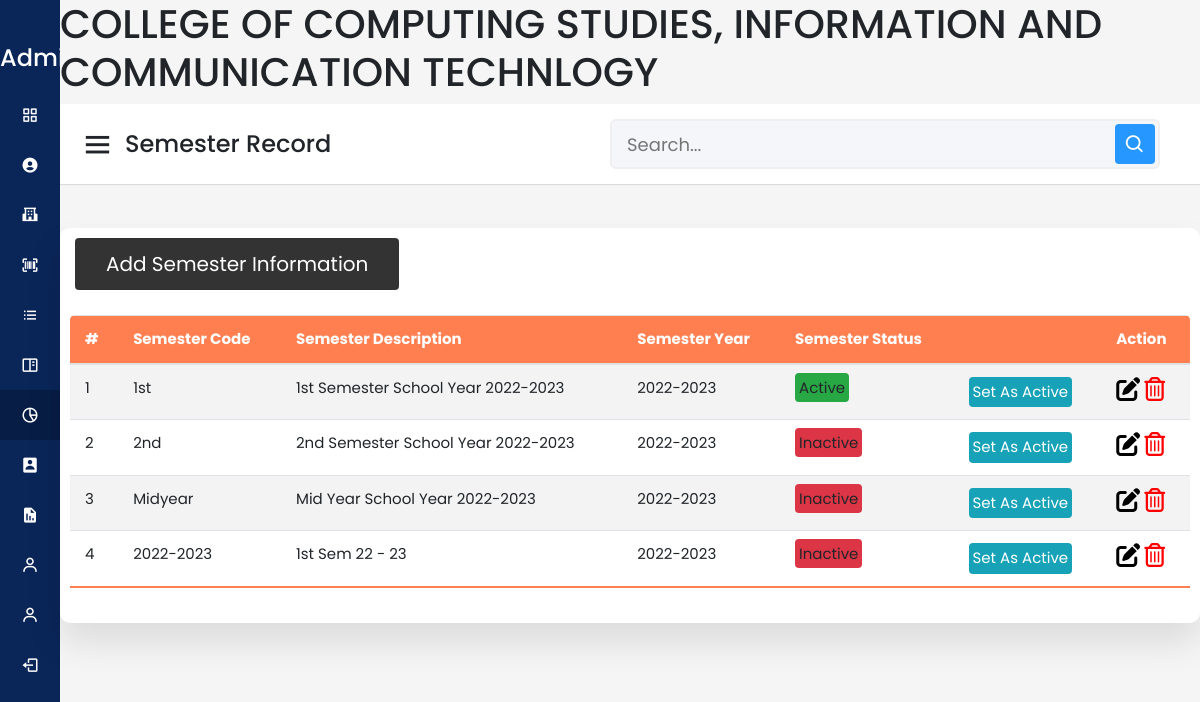
/semester.php (signed in), run on the app's committed database.
### tables this page shows
CREATE TABLE `tblsemester` (
  `id` int(11) NOT NULL AUTO_INCREMENT,
  `semester_code` varchar(50) NOT NULL,
  `semester_description` varchar(50) NOT NULL,
  `semester_year` varchar(255) NOT NULL,
  `is_active` tinyint(1) NOT NULL DEFAULT 0,
  `is_deleted` tinyint(1) NOT NULL DEFAULT 0,
  PRIMARY KEY (`id`)
);

### config/db_connection.php (called while the page is built, shortened)
<?php
class ConnectionHandler
{
      protected $host = 'localhost';
      protected $user = 'root';
      protected $password = '';
      protected $database = 'dbcapstone';
      public function __construct()
      {
            $this->con = mysqli_connect($this->host, $this->user, $this->password, $this->database);
      }
}

### semesterhandler/semester_eventhandler.php (called while the page is built, shortened)
<?php
class Semester
{
  protected $db = null;
  public function __construct(ConnectionHandler $db)
  {
    $this->db = $db;
  }
  public function getSemester()
  {
    $result = $this->db->con->query("SELECT * FROM tblsemester where is_deleted = 0");
    $resultArray = array();
    while($info = mysqli_fetch_array($result, MYSQLI_ASSOC))
    {
      $resultArray[] = $info;
    }
    return $resultArray;
  }
}

### semester.php (the view, shortened to what this page needs)
<?php
  include "./shared/nav-items.php";
  @include './semesterhandler/semester_eventhandler.php';
  @include './config/db_connection.php';
  $_conn = new ConnectionHandler();
  $_semester = new Semester($_conn);
  $result = $_semester->getSemester();
?>
<!DOCTYPE html>
<html lang="en">
<head>
  <link rel="stylesheet" href="https://cdn.jsdelivr.net/npm/bootstrap@4.6.1/dist/css/bootstrap.min.css">
    <link rel="stylesheet" href="https://pro.fontawesome.com/releases/v5.10.0/css/all.css" />
    <link href="https://cdn.datatables.net/1.10.18/css/dataTables.bootstrap4.min.css" rel="stylesheet">
  <link rel="stylesheet" href="css/sidebar.css" />
  <link href="https://unpkg.com/boxicons@2.0.7/css/boxicons.min.css" rel="stylesheet" />
</head>
<body>
  <div class="sidebar">
    <div class="logo-details">
      <span class="logo_name">&nbsp;&nbsp;&nbsp;&nbsp;&nbsp; Administrator</span>
    </div>
  </div>
  <section class="home-section">
  <div class="header">
      <h1>COLLEGE OF COMPUTING STUDIES, INFORMATION AND COMMUNICATION TECHNLOGY</h1>
    </div>
    <nav>
      <div class="sidebar-button">
        <i class="bx bx-menu sidebarBtn"></i>
        <span class="dashboard">Semester Record</span>
      </div>
      <div class="search-box">
        <input type="text" placeholder="Search..." />
        <i class="bx bx-search"></i>
      </div>
    </nav>
    <div class="home-content">
    </div>
    <section class="attendance">
      <div class="attendance-list">
      <button type="button" class="btn " data-toggle="modal" data-target="#modal-semester">
              Add Semester Information </button>
        <table class="table">
          <thead>
            <tr>
              <th>#</th>
              <th>Semester Code</th>
              <th>Semester Description</th>
              <th>Semester Year</th>
              <th>Semester Status</th>
              <th></th>
              <th>Action</th>
            </tr>
          </thead>
          <tbody>
            <?php foreach ($result as $key => $item) { ?>
              <tr>
                <td><?= $key + 1 ?></td>
                <td><?= $item["semester_code"] ?></td>
                <td><?= $item["semester_description"] ?></td>
                <td><?= $item["semester_year"] ?></td>
                <td>
                    <?php if($item['is_active']):?>
                        <span class="bg-success p-1 rounded">Active</span>
                    <?php else:?>
                        <span class="bg-danger p-1 rounded">Inactive</span>
                    <?php endif;?>
                </td>
                <td>
                    <span role="btn" type="button" class="p-1 btn-info rounded activate"
                        data-id="<?= $item["id"] ?>">
                        Set as active
                    </span>
                </td>
                <td>
                  <a href="semester_edit_record.php?id=<?= $item["id"] ?>">
                    <i class='fas fa-edit' style='font-size:24px;color:black'></i>
                  </a>
                  <a href='semester_delete_record.php?id=<?= $item['id']; ?>'
                     onClick="return confirm('are you sure you want to delete this?');">
                      <i class='far fa-trash-alt' style='font-size:24px;color:red'></i>
                  </a>
                </td>
              </tr>
            <?php } ?>
          </tbody>
        </table>
      </div>
    </section>
</body>
</html>

### css/sidebar.css (style rules this page uses)
* { margin: 0; padding: 0; box-sizing: border-box; font-family: 'Poppins', sans-serif; }
.sidebar { position: fixed; height: 100%; width: 240px; background: #0A2558; transition: all 0.5s ease; }
.sidebar .logo-details { height: 80px; display: flex; align-items: center; }
.sidebar .logo-details .logo_name { color: #fff; font-size: 24px; font-weight: 500; }
.home-section { position: relative; background: #f5f5f5; min-height: 100vh; width: calc(100% - 240px); left: 240px; transition: all 0.5s ease; }
.home-section nav { display: flex; justify-content: space-between; height: 80px; background: #fff; display: flex; align-items: center; position: fixed; width: calc(100% - 240px); left: 240px; z-index: 100; padding: 0 20px; box-shadow: 0 1px 1px rgba(0, 0, 0, 0.1); transition: all 0.5s ease; }
.home-section nav .sidebar-button { display: flex; align-items: center; font-size: 24px; font-weight: 500; }
nav .sidebar-button i { font-size: 35px; margin-right: 10px; }
.home-section nav .search-box { position: relative; height: 50px; max-width: 550px; width: 100%; margin: 0 20px; }
nav .search-box input { height: 100%; width: 100%; outline: none; background: #F5F6FA; border: 2px solid #EFEEF1; border-radius: 6px; font-size: 18px; padding: 0 15px; }
nav .search-box .bx-search { position: absolute; height: 40px; width: 40px; background: #2697FF; right: 5px; top: 50%; transform: translateY(-50%); border-radius: 4px; line-height: 40px; text-align: center; color: #fff; font-size: 22px; transition: all 0.4 ease; }
.home-section .home-content { position: relative; padding-top: 104px; }
.attendance { margin-top: 20px; text-transform: capitalize; }
.attendance-list { width: 100%; padding: 10px; margin-top: 10px; background: #fff; border-radius: 10px; box-shadow: 0 20px 35px rgba(0, 0, 0, 0.1); }
.table { border-collapse: collapse; margin: 25px 0; font-size: 15px; min-width: 100%; overflow: hidden; border-radius: 5px 5px 0 0; }
table thead tr { color: #fff; background: coral; text-align: left; font-weight: bold; }
.table th, .table td { padding: 12px 15px; }
.table tbody tr { border-bottom: 1px solid #ddd; }
.table tbody tr:nth-of-type(odd) { background: #f3f3f3; }
.table tbody tr:last-of-type { border-bottom: 2px solid coral; }
.attendance .attendance-list .btn { display: inline-block; padding:10px 30px; font-size: 20px; background: #333; color:#fff; margin:0 5px; text-transform: capitalize; }
@media (max-width: 1240px) { .sidebar { width: 60px; } }
@media (max-width: 1240px) { .home-section { width: calc(100% - 60px); left: 60px; } }
@media (max-width: 1240px) { .home-section nav { width: calc(100% - 60px); left: 60px; } }

### data on the page
tblsemester: semester_code "1st", semester_description "1st Semester School Year 2022-2023", semester_year "2022-2023", is_active "Active"
tblsemester: semester_code "2nd", semester_description "2nd Semester School Year 2022-2023", semester_year "2022-2023", is_active "Inactive"
tblsemester: semester_code "Midyear", semester_description "Mid Year School Year 2022-2023", semester_year "2022-2023", is_active "Inactive"
tblsemester: semester_code "2022-2023", semester_description "1st Sem 22 - 23", semester_year "2022-2023", is_active "Inactive"
